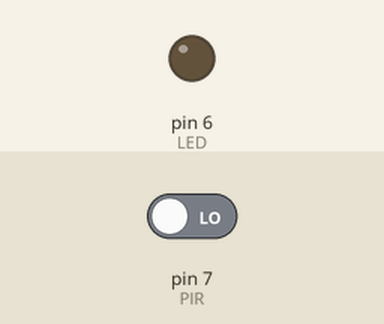
This sketch was run on a simulated Arduino Uno, built with avr-gcc and run on an emulated ATmega328P. On the bench: output pins drawn as LEDs (lit = HIGH). The inputs (shaded band) are chosen by the test bench; at power-on: pin 7 (PIR) LOW.

Above: at 1.2 s.
1.3 s: pin 7 (PIR) driven HIGH
At 1.9 s:
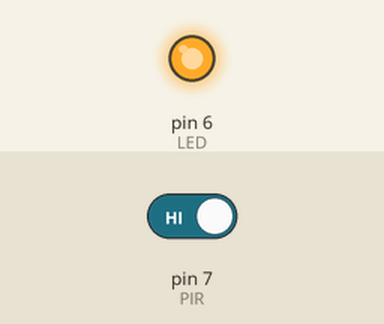
2.8 s: pin 7 (PIR) driven LOW
At 4.2 s:
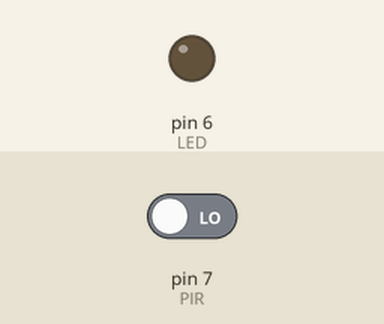
Timing chart, 0 to 5.8 s (numbered marks = the images above; inputs shaded):
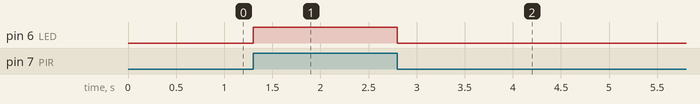

The sketch:

pir.ino
```cpp
//define the pins
int LED = 6;
int PIR = 7;

void setup() {
  //define the LED and Buzzer pin as output
  pinMode(LED, OUTPUT);
  //define the sensor pin as input
  pinMode(PIR, INPUT);
}

void loop() {
  //using the digitalRead function we will read the signal of the sensor
  int value = digitalRead(PIR);
  //if its high or if an any object is detected it will activate the LED and Buzzer
  if (value == HIGH){
    digitalWrite(LED, HIGH);
  }
  else {
    digitalWrite(LED, LOW);
  }
}
```

Measured:
- after the input at 1.3 s, pin 6 (LED): LOW → HIGH at once
- after the input at 2.8 s, pin 6 (LED): HIGH → LOW at once
